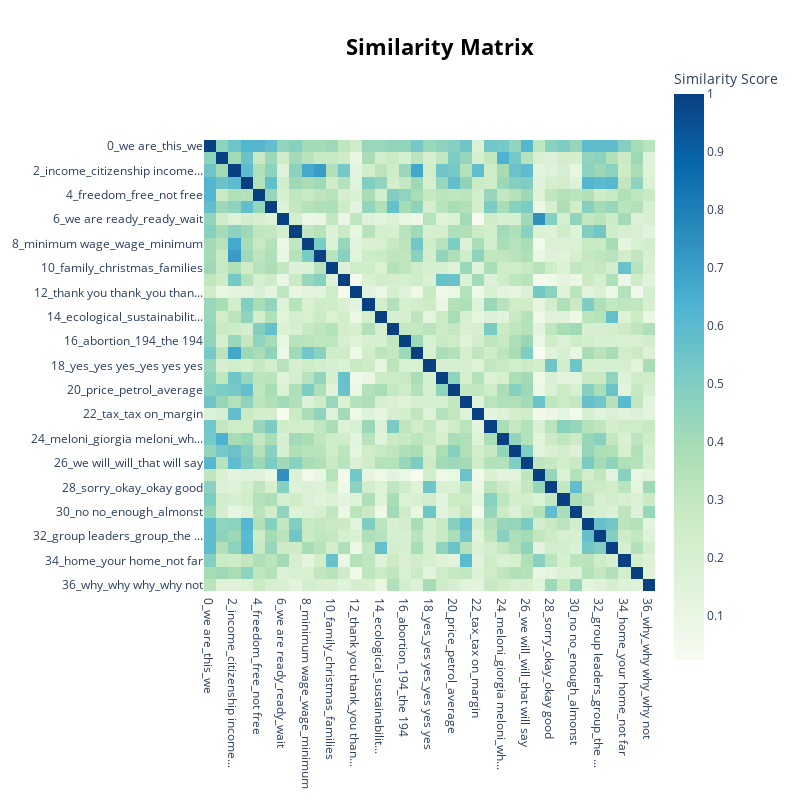

Here is the notebook cell this chart was saved with:
### Markdown cell above
### Rename and format topics

### Code cell
heatmap_fig = topic_model.visualize_heatmap() # n_clusters=20, topics=[4, 18, 26, 21,44]custom_labels=True
heatmap_fig.write_html(processed_dir + 'html/similarity-matrix.html')
heatmap_fig

### Figure 1 — Plotly figure (JSON) as saved in the notebook; plotly's stock layout.template omitted (floating-point values rounded to 4 significant figures; data arrays with more than 128 entries replaced by an {"elided": "..."} marker saying what was removed)
{"data": [{"coloraxis": "coloraxis", "hovertemplate": "x: %{x}<br>y: %{y}<br>Similarity Score: %{z}<extra></extra>", "name": "0", "type": "heatmap", "x": ["0_we are_this_we", "1_italy_brothers of italy_i...", "2_income_citizenship income...", "3_european_the european_eur...", "4_freedom_free_not free", "5_migrants_traffickers_immi...", "6_we are ready_ready_wait", "7_vote_of the republic_the ...", "8_minimum wage_wage_minimum", "9_pensions_pension_could ha...", "10_family_christmas_families", "11_inflation_bank_the bank", "12_thank you thank_you than...", "13_russia_putin_values", "14_ecological_sustainabilit...", "15_crime_adolescence_organi...", "16_abortion_194_the 194", "17_state_just state_work", "18_yes_yes yes_yes yes yes", "19_credits_credit_those cre...", "20_price_petrol_average", "21_soldiers_department of_d...", "22_tax_tax on_margin", "23_the nazis_chinese_respec...", "24_meloni_giorgia meloni_wh...", "25_green pass_green_the gre...", "26_we will_will_that will say", "27_thank you_thank_thank yo...", "28_sorry_okay_okay good", "29_fake_fake news_invent", "30_no no_enough_almonst", "31_peace_cold_it with respect", "32_group leaders_group_the ...", "33_supply_supply chains_cha...", "34_home_your home_not far", "35_sport_how many_sports", "36_why_why why_why not"], "xaxis": "x", "y": ["0_we are_this_we", "1_italy_brothers of italy_i...", "2_income_citizenship income...", "3_european_the european_eur...", "4_freedom_free_not free", "5_migrants_traffickers_immi...", "6_we are ready_ready_wait", "7_vote_of the republic_the ...", "8_minimum wage_wage_minimum", "9_pensions_pension_could ha...", "10_family_christmas_families", "11_inflation_bank_the bank", "12_thank you thank_you than...", "13_russia_putin_values", "14_ecological_sustainabilit...", "15_crime_adolescence_organi...", "16_abortion_194_the 194", "17_state_just state_work", "18_yes_yes yes_yes yes yes", "19_credits_credit_those cre...", "20_price_petrol_average", "21_soldiers_department of_d...", "22_tax_tax on_margin", "23_the nazis_chinese_respec...", "24_meloni_giorgia meloni_wh...", "25_green pass_green_the gre...", "26_we will_will_that will say", "27_thank you_thank_thank yo...", "28_sorry_okay_okay good", "29_fake_fake news_invent", "30_no no_enough_almonst", "31_peace_cold_it with respect", "32_group leaders_group_the ...", "33_supply_supply chains_cha...", "34_home_your home_not far", "35_sport_how many_sports", "36_why_why why_why not"], "yaxis": "y", "z": {"elided": "37x37 float values"}}], "layout": {"coloraxis": {"colorbar": {"title": {"text": "Similarity Score"}}, "colorscale": [[0, "rgb(247,252,240)"], [0.125, "rgb(224,243,219)"], [0.25, "rgb(204,235,197)"], [0.375, "rgb(168,221,181)"], [0.5, "rgb(123,204,196)"], [0.625, "rgb(78,179,211)"], [0.75, "rgb(43,140,190)"], [0.875, "rgb(8,104,172)"], [1, "rgb(8,64,129)"]]}, "height": 800, "hoverlabel": {"bgcolor": "white", "font": {"family": "Rockwell", "size": 16}}, "legend": {"title": {"text": "Trend"}}, "margin": {"t": 60}, "showlegend": true, "title": {"font": {"color": "Black", "size": 22}, "text": "<b>Similarity Matrix</b>", "x": 0.55, "xanchor": "center", "y": 0.95, "yanchor": "top"}, "width": 800, "xaxis": {"anchor": "y", "constrain": "domain", "domain": [0, 1], "scaleanchor": "y"}, "yaxis": {"anchor": "x", "autorange": "reversed", "constrain": "domain", "domain": [0, 1]}}}
